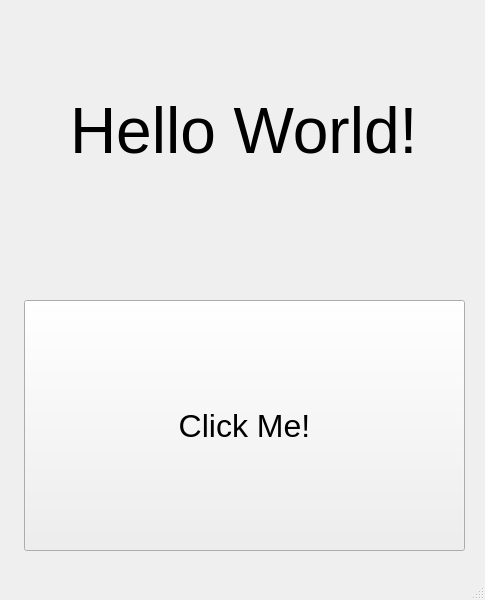
<?xml version="1.0" encoding="UTF-8"?>
<ui version="4.0">
 <class>MainWindow</class>
 <widget class="QMainWindow" name="MainWindow">
  <property name="geometry">
   <rect>
    <x>0</x>
    <y>0</y>
    <width>485</width>
    <height>600</height>
   </rect>
  </property>
  <property name="windowTitle">
   <string>MainWindow</string>
  </property>
  <widget class="QWidget" name="centralwidget">
   <widget class="QPushButton" name="click_me_button">
    <property name="geometry">
     <rect>
      <x>24</x>
      <y>300</y>
      <width>441</width>
      <height>251</height>
     </rect>
    </property>
    <property name="font">
     <font>
      <pointsize>24</pointsize>
     </font>
    </property>
    <property name="text">
     <string>Click Me!</string>
    </property>
   </widget>
   <widget class="QLabel" name="hello_world_label">
    <property name="geometry">
     <rect>
      <x>70</x>
      <y>80</y>
      <width>351</width>
      <height>101</height>
     </rect>
    </property>
    <property name="font">
     <font>
      <pointsize>48</pointsize>
     </font>
    </property>
    <property name="text">
     <string>Hello World!</string>
    </property>
   </widget>
  </widget>
  <widget class="QMenuBar" name="menubar">
   <property name="geometry">
    <rect>
     <x>0</x>
     <y>0</y>
     <width>485</width>
     <height>21</height>
    </rect>
   </property>
  </widget>
  <widget class="QStatusBar" name="statusbar"/>
 </widget>
 <resources/>
 <connections/>
</ui>
